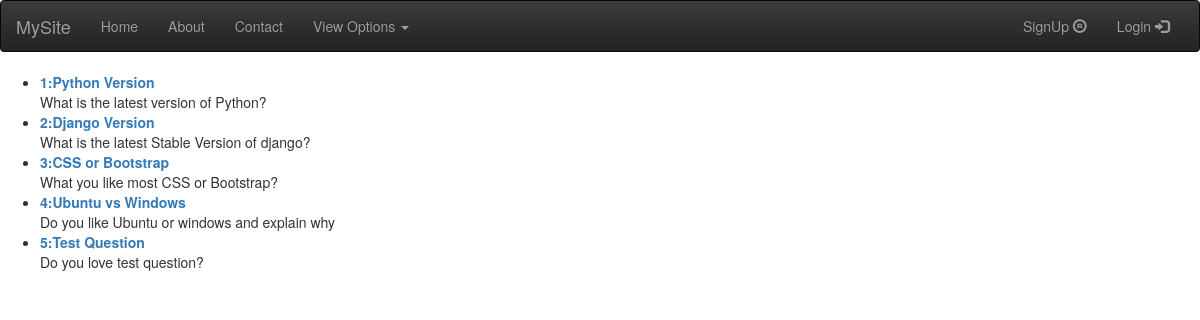
Before: / with the older database file.
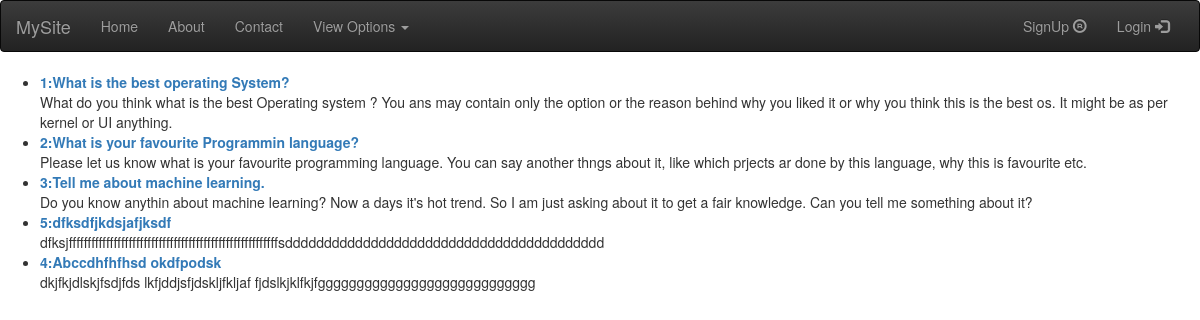
After: the same page with the newer database file.
### ans/models.py (models this page shows, shortened)
class Question(models.Model):
    title = models.CharField(max_length=200, blank=True, null=True)
    description = models.TextField()
    pub_date = models.DateTimeField()
    user = models.ForeignKey(User, on_delete=models.CASCADE)

### ans/views.py (the view)
# urls.py: url(r'^$', views.index, name='index'),
def index(request):
    latest_questions = Question.objects.all().order_by('-pub_date')[:10][::-1]
    context = {'latest_questions': latest_questions}
    return render(request, template_name='ans/index.html', context=context)

### ans/templates/ans/index.html
{% extends 'base.html' %}
{% block body %}
    {% if latest_questions %}
        <ul>
            {% for q in latest_questions %}
                <li><a href="{% url 'ans:detail' q.id %}"> <b>{{ q.id }}:{{ q.title }} </b></a></li>
                {{ q.description }}
            {% endfor %}
        </ul>
    {% else %}
        <div class="alert alert-danger alert-dismissable">
            <a href="#" class="close" data-dismiss="alert" aria-label="close">×</a>
            <strong>Sorry!</strong> We don't have Question Yet.
        </div>
    {% endif %}
{% endblock %}

### templates/base.html (shortened to what this page needs)
<!DOCTYPE html>
<html lang="en">
<head>
    {% include 'snippets/css.html' %}
</head>
<body>
{% include 'snippets/nav.html'%}
{% block body %}
{% endblock %}
</body>
</html>

### templates/snippets/css.html (shortened to what this page needs)
<link rel="stylesheet" href="https://maxcdn.bootstrapcdn.com/bootstrap/3.3.7/css/bootstrap.min.css">
<link rel="stylesheet" href="https://maxcdn.bootstrapcdn.com/bootstrap/3.3.7/css/bootstrap-theme.min.css">

### templates/snippets/nav.html (shortened to what this page needs)
<nav class="navbar navbar-inverse">
    <div class="container-fluid">
        <div class="navbar-header">
            <a href="{% url 'ans:index'  %}" class="navbar-brand">MySite</a>
        </div>
        <div class="collapse navbar-collapse" id="mainNavBar">
            <ul class="nav navbar-nav">
                <li><a href="{% url 'ans:index' %}">Home</a></li>
                <li><a href="#">About</a></li>
                <li><a href="#">Contact</a></li>
                <li class="dropdown">
                    <a href="#" class="dropdown-toggle" data-toggle="dropdown">View Options <span
                            class="caret"></span> </a>
                </li>
            </ul>
            <div class="nav navbar-nav navbar-right">
                {% if user.is_authenticated %}
                <li><a href="{% url 'account:logout' %}">{{ user }} Logout <span
                        class=" glyphicon glyphicon-log-out"></span></a></li>
                {% else %}
                <li><a href="{% url 'account:register' %}">SignUp <span
                        class=" glyphicon glyphicon-registration-mark"></span></a></li>
                <li><a href="{% url 'account:login' %}">Login <span
                        class=" glyphicon glyphicon-log-in"></span></a></li>
                {% endif %}
            </div>
        </div>
    </div>
</nav>

Changed rows visible on the page:
changed Question id 1: title "Python Version" → "What is the best operating System?"; description "What is the latest version of Python?" → "What do you think what is the best Operating system ? You ans may contain only the option or the reason behind why you liked it or why you think this is the best os. It might be as per kernel or UI anything."
changed Question id 2: title "Django Version" → "What is your favourite Programmin language?"; description "What is the latest Stable Version of django?" → "Please let us know what is your favourite programming language. You can say another thngs about it, like which prjects ar done by this language, why this is favourite etc."
changed Question id 3: title "CSS or Bootstrap" → "Tell me about machine learning."; description "What you like most CSS or Bootstrap?" → "Do you know anythin about machine learning? Now a days it's hot trend. So I am just asking about it to get a fair knowledge. Can you tell me something about it?"
changed Question id 5: title "Test Question" → "dfksdfjkdsjafjksdf"; description "Do you love test question?" → "dfksjffffffffffffffffffffffffffffffffffffffffffffffffffffffffsddddddddddddddddddddddddddddddddddddddddd"; moves up the list
changed Question id 4: title "Ubuntu vs Windows" → "Abccdhfhfhsd okdfpodsk"; description "Do you like Ubuntu or windows and explain why" → "dkjfkjdlskjfsdjfds lkfjddjsfjdskljfkljaf fjdslkjklfkjfgggggggggggggggggggggggggggg"
